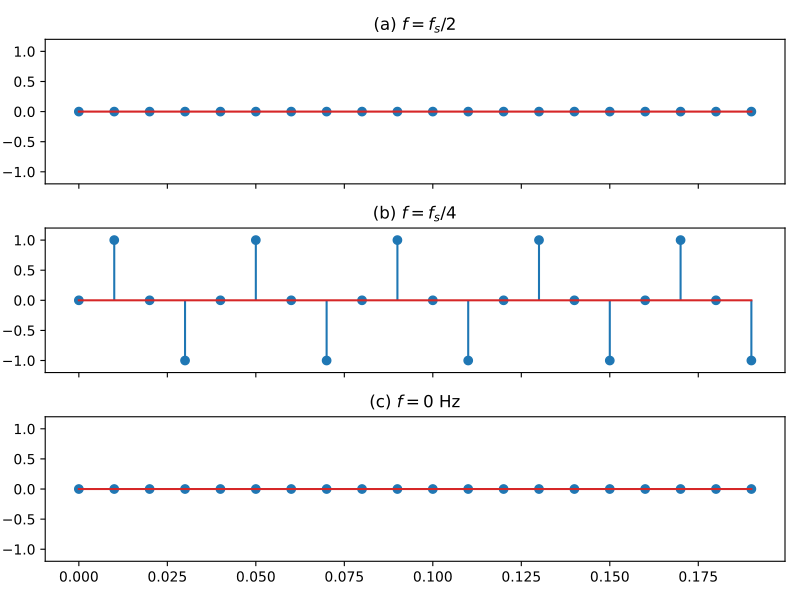

Write the Python code that produced this figure.
import numpy as np
import matplotlib.pyplot as plt

fs = 100 
t = np.arange(0, 20) / fs # doar 20 esant pt viz


x_a = np.sin(2 * np.pi * (fs / 2) * t)
x_b = np.sin(2 * np.pi * (fs / 4) * t)
x_c = np.sin(2 * np.pi * 0 * t)

fig, axs = plt.subplots(3, 1, figsize=(8, 6), sharex=True)
axs[0].stem(t, x_a)
axs[0].set_title('(a) $f = f_s / 2$')
axs[0].set_ylim(-1.2, 1.2)

axs[1].stem(t, x_b)
axs[1].set_title('(b) $f = f_s / 4$')
axs[1].set_ylim(-1.2, 1.2)

axs[2].stem(t, x_c)
axs[2].set_title('(c) $f = 0$ Hz')
axs[2].set_ylim(-1.2, 1.2)

plt.tight_layout()
plt.savefig('ex6.pdf')
plt.show()
